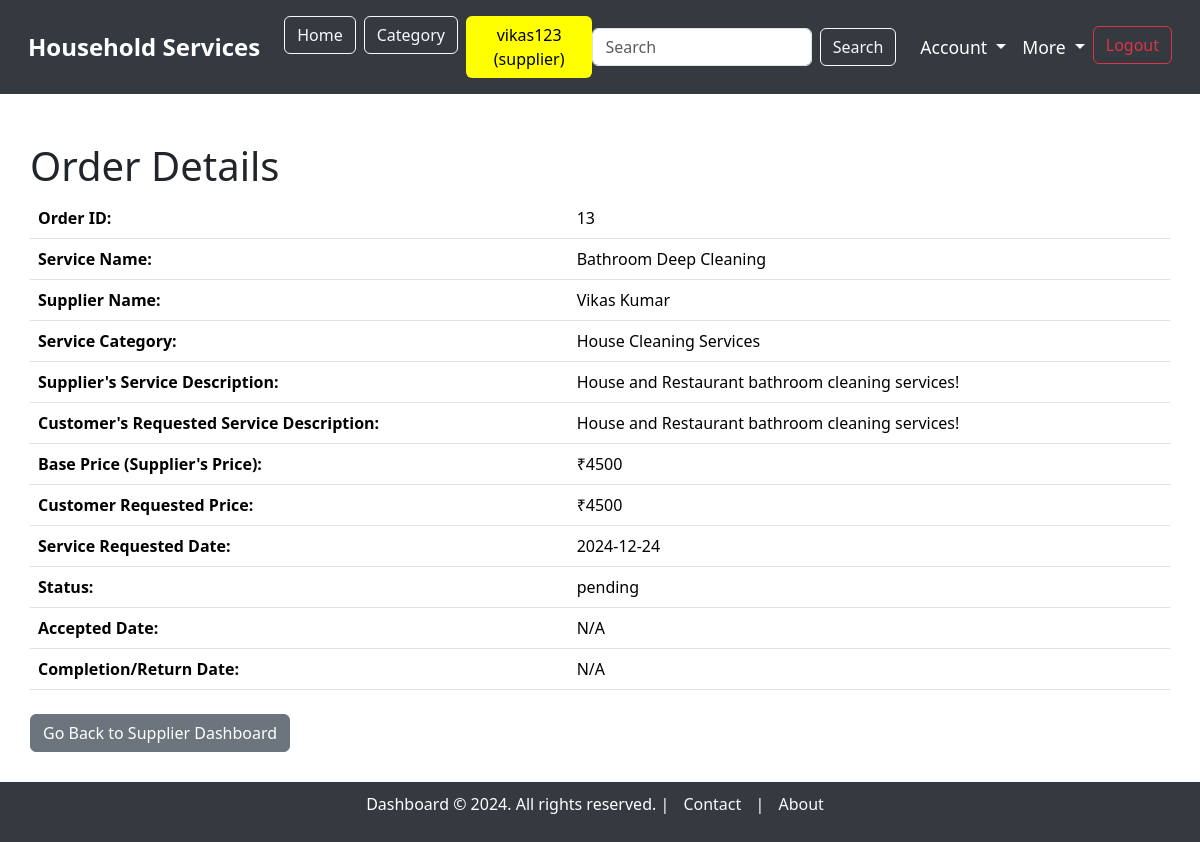
Page /order_details/13 (signed in) on the committed database.
### model.py (models this page shows, shortened)
class User(db.Model):
    __tablename__ = "users"
    user_id = db.Column(db.Integer, autoincrement=True, primary_key=True)
    full_name = db.Column(db.String, nullable=False)
    username = db.Column(db.String, unique=True, nullable=False)
    email = db.Column(db.String, unique=True, nullable=False)
    password = db.Column(db.String, nullable=False)
    address = db.Column(db.String, nullable=False)
    pincode = db.Column(db.String, nullable=False)
    role = db.Column(db.String, nullable=False)  # 'customer' or 'supplier'
    service_name = db.Column(db.String, nullable=True)  # Nullable for customers
    experience_years = db.Column(db.Integer, nullable=True)  # Nullable for customers
    document = db.Column(db.String, nullable=True)  # Nullable for customers
    is_verified = db.Column(db.Boolean, default=False)  # For supplier verification
    is_blocked = db.Column(db.Boolean, default=False)  # For blocking/unblocking users

class ServiceRequest(db.Model):
    __tablename__ = "service_requests"
    service_request_id = db.Column(db.Integer, autoincrement=True, primary_key=True)
    service_id = db.Column(db.Integer, db.ForeignKey('service.service_id', ondelete='CASCADE'), nullable=False)
    user_id = db.Column(db.Integer, db.ForeignKey('users.user_id'), nullable=False)
    supplier_id = db.Column(db.Integer, db.ForeignKey('users.user_id'), nullable=True)  # Link to supplier (optional)
    service_description = db.Column(db.String, nullable=False)
    experience_years = db.Column(db.Integer, nullable=True)
    created_at = db.Column(db.DateTime, default=datetime.utcnow)
    updated_at = db.Column(db.DateTime, default=datetime.utcnow, onupdate=datetime.utcnow)
    date_requested = db.Column(db.DateTime, default=datetime.utcnow, nullable=True)
    date_issued = db.Column(db.DateTime, nullable=True)  #accepted date
    date_completed = db.Column(db.DateTime, nullable=True)
    date_returned = db.Column(db.DateTime, nullable=True)
    status = db.Column(db.String, default='pending')  # 'pending', 'accepted', 'rejected', 'completed', 'returned', 'cancelled'
    price = db.Column(db.Integer, nullable=False)  # Price associated with the service
    customer = db.relationship('User', foreign_keys=[user_id], backref='customer_requests')
    supplier = db.relationship('User', foreign_keys=[supplier_id], backref='supplier_requests')
    service = db.relationship('Service', backref='requests')

class Service(db.Model):
    __tablename__ = "service"
    service_id = db.Column(db.Integer, autoincrement=True, primary_key=True)
    category_id = db.Column(db.Integer, db.ForeignKey('category.category_id'), nullable=False)  # Link to Category model
    supplier_id = db.Column(db.Integer, db.ForeignKey('users.user_id', ondelete='CASCADE'), nullable=False)  # Link to the supplier with cascade delete
    service_name = db.Column(db.String, unique=True, nullable=False)
    service_description = db.Column(db.String, nullable=False)
    created_at = db.Column(db.DateTime, default=datetime.utcnow)
    updated_at = db.Column(db.DateTime, default=datetime.utcnow, onupdate=datetime.utcnow)
    price = db.Column(db.Integer)
    image = db.Column(db.String)  # Path to the uploaded image
    supplier = db.relationship('User', backref='services')  # Relationship to supplier (User)
    category = db.relationship('Category', backref='services')  # Relationship to Category

class Category(db.Model):
    __tablename__ = "category"
    category_id = db.Column(db.Integer, autoincrement=True, primary_key=True)
    category_name = db.Column(db.String, unique=True, nullable=False)
    category_description = db.Column(db.String, nullable=False)
    picture = db.Column(db.String)  # Path to the uploaded picture

### main.py (the view)
@app.route('/order_details/<int:service_request_id>')
@login_required("admin, supplier, customer")
def order_details(service_request_id):
    service_request = ServiceRequest.query.get_or_404(service_request_id)
    return render_template('service_requests/order_details.html', service_request=service_request)

### main.py (called while the page is built)
def login_required(roles):
    def wrapper(original):
        @wraps(original)
        def inner(*args, **kwargs):
            role_list = roles.split(', ')
            if session.get("username") and session.get("role") in role_list:
                return original(*args, **kwargs)
            else:
                flash(f"You need to login as one of the following roles: {', '.join(role_list)}", "warning")
                return redirect(url_for("login"))
        return inner
    return wrapper

### templates/service_requests/order_details.html (shortened to what this page needs)
{% extends 'base_dashboard.html' %}
{% block content %}
<div class="container mt-5">
    <h1>Order Details</h1>
    <table class="table">
        <tbody>
            <tr>
                <th>Order ID:</th>
                <td>{{ service_request.service_request_id }}</td>
            </tr>
            <tr>
                <th>Service Name:</th>
                <td>{{ service_request.service.service_name }}</td>
            </tr>
            <tr>
                <th>Supplier Name:</th>
                <td>{{ service_request.service.supplier.full_name }}</td>
            </tr>
            <tr>
                <th>Service Category:</th>
                <td>{{ service_request.service.category.category_name }}</td>
            </tr>
            <tr>
                <th>Supplier's Service Description:</th>
                <td>{{ service_request.service.service_description }}</td>
            </tr>
            <tr>
                <th>Customer's Requested Service Description:</th>
                <td>{{ service_request.service_description }}</td>
            </tr>
            <tr>
                <th>Base Price (Supplier's Price):</th>
                <td>₹{{ service_request.service.price }}</td>
            </tr>
            <tr>
                <th>Customer Requested Price:</th>
                <td>₹{{ service_request.price }}</td>
            </tr>
            <tr>
                <th>Service Requested Date:</th>
                <td>{{ service_request.date_requested.strftime('%Y-%m-%d') }}</td>
            </tr>
            <tr>
                <th>Status:</th>
                <td>{{ service_request.status }}</td>
            </tr>
            <tr>
                <th>Accepted Date:</th>
                <td>{{ service_request.date_issued.strftime('%Y-%m-%d') if service_request.date_issued else 'N/A' }}</td>
            </tr>
            <tr>
                <th>Completion/Return Date:</th>
                <td>
                    {% if service_request.status == 'completed' %}
                        {{ service_request.date_completed.strftime('%Y-%m-%d') if service_request.date_completed else 'N/A' }}
                    {% elif service_request.status == 'returned' %}
                        {{ service_request.date_returned.strftime('%Y-%m-%d') if service_request.date_returned else 'N/A' }}
                    {% else %}
                        N/A
                    {% endif %}
                </td>
            </tr>
        </tbody>
    </table>
    <div class="mt-4">
        {% if session.get('role') == 'supplier' %}
            <a href="{{ url_for('supplier_dashboard') }}" class="btn btn-secondary">Go Back to Supplier Dashboard</a>
        {% elif session.get('role') == 'customer' %}
            <a href="{{ url_for('customer_dashboard') }}" class="btn btn-secondary">Go Back to Customer Dashboard</a>
        {% elif session.get('role') == 'admin' %}
            <a href="{{ url_for('admin_dashboard') }}" class="btn btn-secondary">Go Back to Admin Dashboard</a>
        {% endif %}
    </div>
    <br>
</div>
{% endblock %}

### templates/base_dashboard.html (shortened to what this page needs)
<!DOCTYPE html>
<html lang="en">
<head>
    <link href="https://cdn.jsdelivr.net/npm/bootstrap@5.3.3/dist/css/bootstrap.min.css" rel="stylesheet"
>
    <link rel="stylesheet" href="https://cdnjs.cloudflare.com/ajax/libs/font-awesome/5.15.4/css/all.min.css">
</head>
<body>
    <nav class="navbar navbar-expand-lg">
        <div class="container-fluid">
            <a class="navbar-brand" href="/">Household Services</a>
            <div class="collapse navbar-collapse" id="navbarNavDropdown">
                <ul class="navbar-nav me-auto mb-2 mb-lg-0">
                    <li class="nav-item">
                        <a class="btn btn-outline-light ms-2" href="/">Home</a>
                    </li>
                    <li class="nav-item">
                        <a class="btn btn-outline-light ms-2" href="{{ url_for('category_dashboard') }}">Category</a>
                    </li>
                    {% if session.get('username') %}
                    <li class="nav-item">
                        <span class="btn ms-2" style="background-color: yellow; color: black;">
                            {{ session.get('username') }} ({{ session.get('role') }})
                        </span>
                    </li>
                    {% endif %}
                </ul>
                <form class="d-flex me-3" action="/search" method="GET">
                    <input class="form-control me-2" type="search" name="query" placeholder="Search" aria-label="Search">
                    <button class="btn btn-outline-light" type="submit">Search</button>
                </form>
                <ul class="navbar-nav">
                    {% if session.get('username') %}
                        <li class="nav-item dropdown">
                            <a class="nav-link dropdown-toggle" href="#" id="accountDropdown" role="button"
                                data-bs-toggle="dropdown" aria-expanded="false">
                                Account
                            </a>
                        </li>
                        <li class="nav-item dropdown">
                            <a class="nav-link dropdown-toggle" href="#" id="moreDropdown" role="button"
                                data-bs-toggle="dropdown" aria-expanded="false">
                                More
                            </a>
                        </li>
                        <li class="nav-item">
                            <form action="{{ url_for('logout') }}" method="POST" class="d-inline">
                                <button type="submit" class="btn btn-outline-danger">Logout</button>
                            </form>
                        </li>
                    {% else %}
                        <li class="nav-item">
                            <a class="btn btn-outline-primary" href="/login">Login</a>
                        </li>
                    {% endif %}
                </ul>
            </div>
        </div>
    </nav>
    <div class="container mt-5" style="min-height: 80vh;">
        {% block content %}
        {% endblock %}
    </div>
    <footer>
        <p>Dashboard © 2024. All rights reserved. |
            <a href="/contact">Contact</a> |
            <a href="/about">About</a>
        </p>
    </footer>
</body>
</html>

### templates/base_dashboard.html (style rules this page uses)
.navbar-brand { font-weight: bold; font-size: 1.5rem; }
.nav-item .nav-link { font-size: 1.1rem; }
.navbar { background-color: #343a40; padding: 1rem; }
.navbar .nav-link, .navbar .navbar-brand { color: white; }
footer { background-color: #343a40; color: white; padding: 10px 0; text-align: center; width: 100%; position: relative; bottom: 0; }
footer a { color: #f8f9fa; margin: 0 10px; text-decoration: none; }
body { overflow-x: hidden; }
.container { max-width: 100%; padding: 0 15px; }

### rows in the picture
User: get "vikas123", get "supplier", service.supplier.full_name "Vikas Kumar"
ServiceRequest: service_request_id "13", service_description "House and Restaurant bathroom cleaning services!", price "4500", date_requested "2024-12-24", status "pending", date_issued "N/A"
Service: service.service_name "Bathroom Deep Cleaning", service.service_description "House and Restaurant bathroom cleaning services!", service.price "4500"
Category: service.category.category_name "House Cleaning Services"
